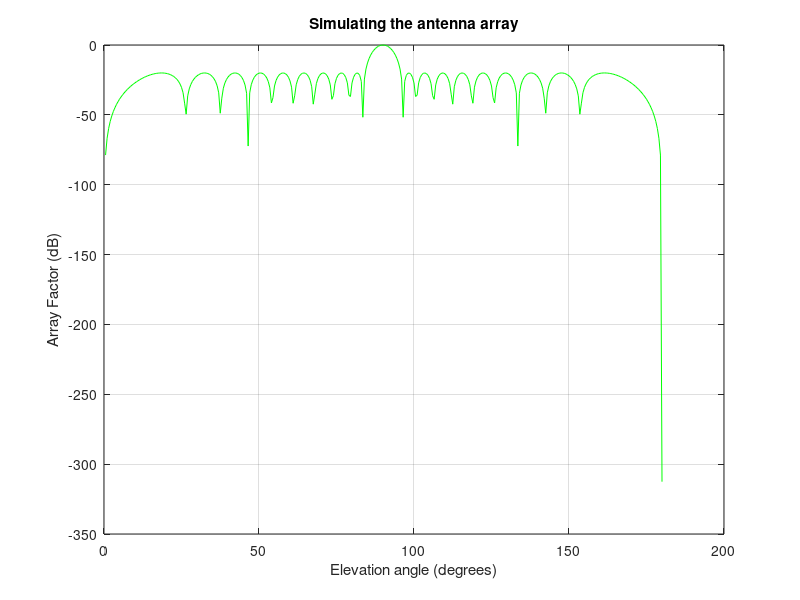

MATLAB code to generate this figure:
%PS5_2 Simulating a optimal isotropic antenna array and calculation of HPBW
%written by Debagnik Kar 1804373

clc
clear all
close all

N=20                               %number of isotropic antenna elements

SLL=-20                            %Desired Side lobe level

b=1/(10^(SLL/20))
order=N-1                          %Order of Tchebyscheff polynomial

xo=cosh(acosh(b)/order)

k = linspace(0,0,order)
dk = linspace(0,0,order)
xk = linspace(0,0,order)
sk = linspace(0,0,order)

for index=1:order
    k(index)=index
    dk(index)=(2*index-1)*pi/(2*order)
    xk(index)=cos(dk(index))
    sk(index)=2*acos(xk(index)/xo)
end

f=3*(10^9)
lo=3*(10^8)/f
beta=2*pi/lo
d=0.5*lo

%Calculation of Array Factor----------------------------------------------//
ang=linspace(0,pi,361);
AF=linspace(0,0,361);
AF2=linspace(0,0,361);
for index=1:361
    ag=ang(index);
    AF(index)=1;
    si=beta*d*cos(ag)
    for jj=1:order
        AF(index)=AF(index)*(exp(si*1i)-exp(sk(jj)*1i))
    end
    AF2(index)=abs(AF(index))
end
AF2(1:361)=AF2(1:361)/max(AF2);

plot(ang*180/pi,20*log10(AF2),'g')
grid on

xlabel('Elevation angle (degrees)')
ylabel('Array Factor (dB)')
title('Simulating the antenna array')

%Calculating HPBW
HPBW=0
for index=182:361
    if AF2(index)>0.707
        HPBW=2*(ang(index)-pi/2)*180/pi;
    end
end
